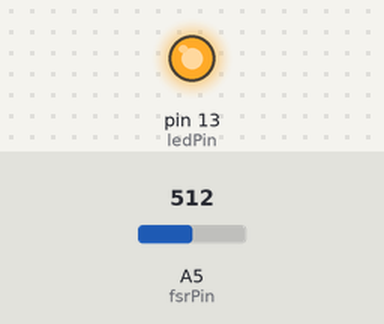
Simulated run of this sketch. Board: Arduino Uno, built with avr-gcc and run on an emulated ATmega328P. Parts: output pins drawn as LEDs (lit = HIGH). The test bench sets the inputs (shaded band); at power-on: A5 (fsrPin) = 512. What the sketch prints to the serial monitor is not drawn.

Above: at 2.2 s.
2.3 s: A5 (fsrPin) set to 781
3.8 s: A5 (fsrPin) set to 812
At 5.3 s:
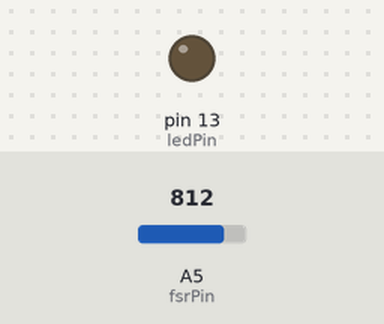
6.0 s: A5 (fsrPin) set to 790
At 6.9 s:
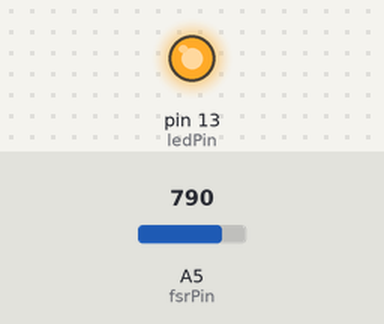
9.0 s: A5 (fsrPin) set to 810
At 9.3 s:
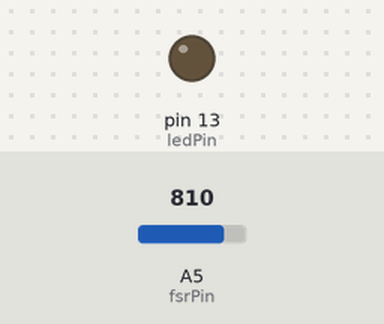
Timing chart, 0 to 12.0 s (numbered marks = the images above; inputs shaded):
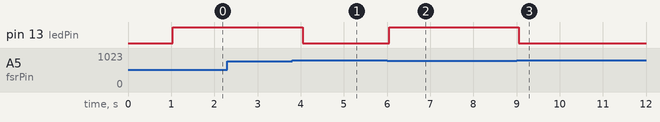

Measured:
- the behaviour switches between 799 and 800 on A5 (fsrPin) (found by bisection; images 0 and 1)
- after the input at 2.3 s, every drawn part: stays the same
- after the input at 3.8 s, pin 13 (ledPin): HIGH → LOW after 0.25 s
- after the input at 6.0 s, pin 13 (ledPin): LOW → HIGH after 0.05 s
- after the input at 9.0 s, pin 13 (ledPin): HIGH → LOW after 0.05 s

The sketch:

Test_1.ino
```cpp
// [Step 1-3] 아두이노 내부 풀업 저항을 활용한 압력 센서 테스트

const int fsrPin = A5; // 사용자님의 연결에 맞춰 A5로 변경
const int ledPin = 13; // 아두이노 내장 LED

// [중요] 내부 풀업 저항을 사용하면 값이 반대로 움직입니다!
// 안 밟았을 때: 약 1023 (최대값)
// 밟았을 때: 저항이 줄어들면서 값이 뚝 떨어짐 (예: 500 이하, 세게 밟으면 100 이하)
const int threshold = 800; // 800보다 '작아지면' 밟은 것으로 판단

void setup() {
  Serial.begin(9600);
  pinMode(ledPin, OUTPUT);

  // 아두이노 내부의 저항을 활성화 (별도의 저항 부품 없이 회로 구성 가능)
  pinMode(fsrPin, INPUT_PULLUP);

  delay(1000);
  Serial.println("=== 상태 판별 테스트 (내부 풀업 방식) ===");
}

void loop() {
  int fsrReading = analogRead(fsrPin);

  Serial.print("현재 압력 값: ");
  Serial.print(fsrReading);

  // 값이 임계값(800)보다 '작아지면' 작동 (반대 논리)
  if (fsrReading < threshold) {
    Serial.println("  =>  ✅ 작동 (밟음)");
    digitalWrite(ledPin, HIGH);
  } else {
    Serial.println("  =>  ❌ 노작동 (안 밟음)");
    digitalWrite(ledPin, LOW);
  }

  delay(500);
}
```
